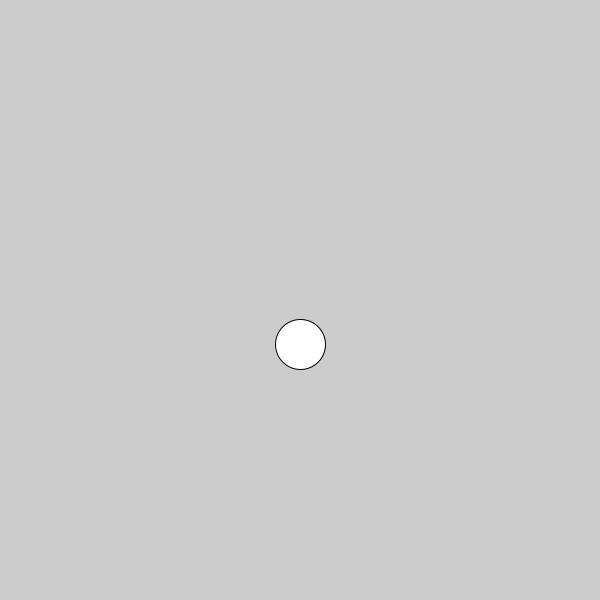
Frame 1 (no input)
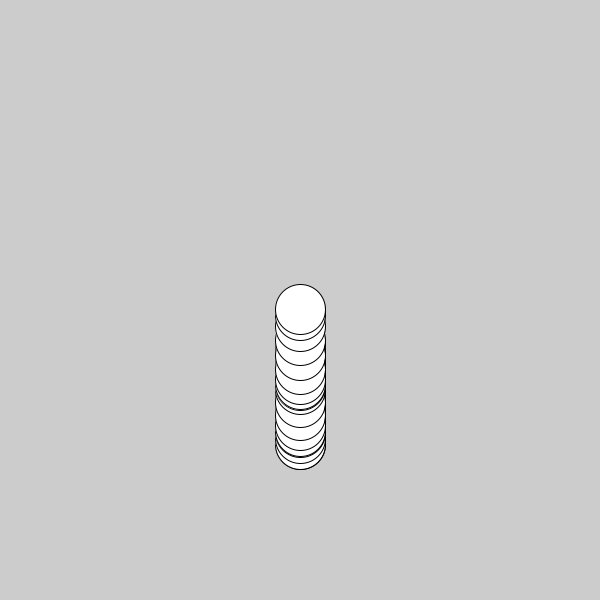
Frame 60 (the mouse pressed at the canvas centre just before this capture)
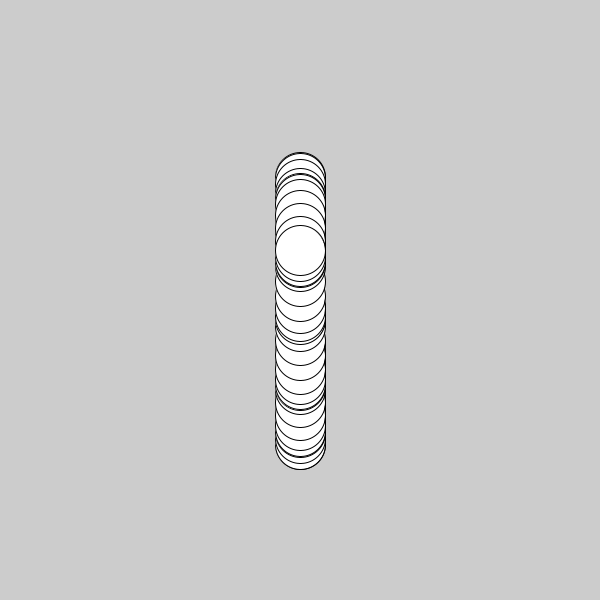
Frame 120 (the mouse held since frame 60 and released just before this capture)

The Processing sketch that drew these frames (run headless with seeded random() and noise(); from frame 60 on, the mouse is pressed at the canvas centre):

// Processing sketch: C1W5_sin_intro2
// ── C1W5_sin_intro2.pde
float rate=0;

void setup(){
  size (600,600);
}

void draw(){
  rate +=.05;
  //float x = cos(rate *1.5) *100;
  //float y = sin(rate *.3) *300;
  //ellipse (width/2 +x, height/2 +y, 50,50);
  
  float y = (sin(rate)*100) + (sin(rate*10)*20);
  y+= cos(radians(frameCount))*30;
  ellipse (width/2, height/2 +y, 50, 50);
}
